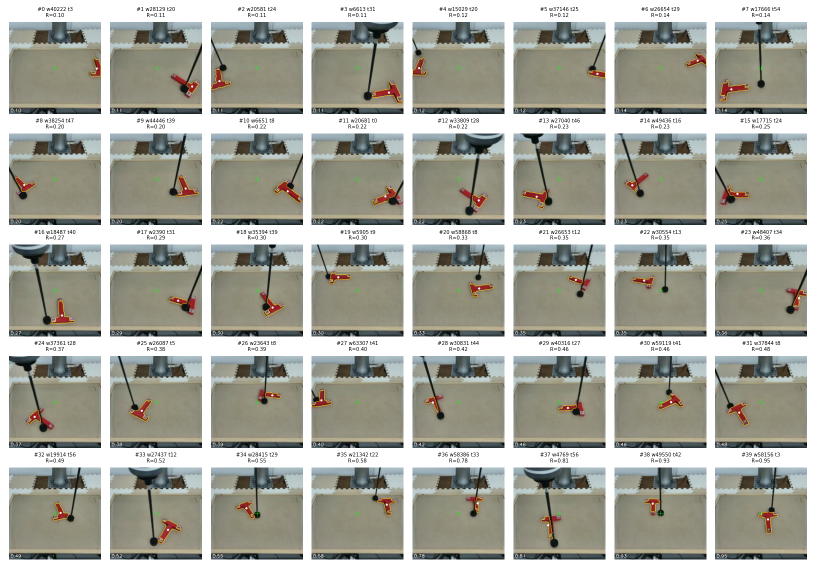
#> input picture dreamerv4uwm/planning/experiments/study/config/inits/pushT_curated.png, 1632 x 1140 px (shown at 1/2 size); its folder holds only this picture in this run
$ python -i reward.py   (imports and definitions only)
#> lines starting #> are read from the running program, lines starting #| are printed output that depends on the picture; after the words box and inside, x2 and y2 are one past the last pixel; in counts of white or black regions, pixels touching at a corner belong together
"""Reward Models for Planning with MCTS

Contract
--------
A reward function maps a batch of latent **states** to scalar rewards::

    reward_fn(z) -> r            z: (..., N_lat, D_lat)  ->  r: (...)

i.e. it reduces the two trailing latent dims and preserves all leading (batch /
time) dims. The planner calls it on imagined horizon states ``(B, H, N_lat,
D_lat)`` and gets per-frame rewards ``(B, H)``.

Two families here (for now):

* **Latent** rewards (``GoalLatentReward``) — cheap, but latent L2 to a goal is a
  weak, uninformative signal (using DINO encoder would certainly be better).
* **Pixel / task** rewards (``TCenterReward``) — decode the latent to an image
  and score the *task* directly. For the real-robot pushT scene this segments
  the red **T** and rewards it being **centered** (orientation is intentionally
  ignored). Much more informative than latent L2; the price is a tokenizer
  ``decode`` per evaluated state.
"""

from __future__ import annotations

from contextlib import nullcontext
from typing import Callable, Optional, Protocol, Tuple, Union, runtime_checkable

import numpy as np
import torch
import torch.nn.functional as Fnn

try:
    import cv2
except Exception:  # pragma: no cover - only the pixel/task rewards need it
    cv2 = None


# ===========================================================================
# Template Reward Model
# ===========================================================================

@runtime_checkable
class RewardModel(Protocol):
    """The contract a reward must satisfy to plug into the planner.

    A reward maps a batch of latent **states** to scalar rewards: it reduces the
    two trailing latent dims and preserves every leading (batch / time) dim::

        reward(z) -> r      z: (..., N_lat, D_lat)  ->  r: (...)

    Requirements on the output ``r``:
      * a **float** ``torch.Tensor`` of shape exactly ``z.shape[:-2]``;
      * on ``z.device`` (the search builds a discount tensor on ``r.device``
        and multiplies element-wise).

    The planner evaluates it on ``(B, 1, N, D)`` terminal states (expansion) and
    on ``(M, H, N, D)`` rollouts (simulation), so it must accept arbitrary
    leading dims. Reward *scale* is free — the search only compares and
    accumulates rewards — but keeping it roughly O(1) per frame keeps the UCB
    exploration constant ``c_ucb`` meaningful.

    This is a structural ``Protocol``: any object with a matching ``__call__``
    plugs in (a plain function via :class:`CallableReward`, an ``nn.Module``, a
    decode-then-score object like :class:`TCenterReward`, ...). It exists to
    document the contract and to allow ``isinstance(obj, RewardModel)`` checks.
    """

    def __call__(self, z: torch.Tensor) -> torch.Tensor: ...


# ===========================================================================
# Callable Reward
# ===========================================================================

RewardFn = Callable[[torch.Tensor], torch.Tensor]

class CallableReward:
    """Adapt a plain ``z -> r`` callable (e.g. a decoded-pixel scorer) to the
    reward contract, so arbitrary user functions drop into the planner."""

    def __init__(self, fn: RewardFn):
        self.fn = fn

    def __call__(self, z: torch.Tensor) -> torch.Tensor:
        return self.fn(z)


# ===========================================================================
# Zero Reward
# ===========================================================================

class ZeroReward:
    """Reward is the null function.
    Use for pure world-model exploration / debugging the search."""

    def __call__(self, z: torch.Tensor) -> torch.Tensor:
        return z.new_zeros(z.shape[:-2])


# ===========================================================================
# Goal Latent Reward
# ===========================================================================

class GoalLatentReward:
    """Negative distance from each state's latent to a fixed **goal latent**.

    ``r(z) = -dist(z, goal) / scale``. With ``metric='l2'`` the distance is the
    mean-squared error over the ``(N_lat, D_lat)`` latent grid (so the scale is
    comparable across token counts); ``metric='cosine'`` uses ``1 - cos`` over
    the flattened latent. ``scale`` just rescales reward magnitude so the
    exploration constant in the search has a sane range.

    The goal is whatever clean latent you hand it — e.g. a target frame the
    robot should reach. Basic by design; replace with a learned critic later.
    """

    # [19 lines left out: functions __init__, __call__, not called in this run]


# ===========================================================================
# pushT pixel reward - red T "centered"
# ===========================================================================

def _red_mask(hsv, s_min, v_min, hue_lo, hue_hi):
    """Binary mask of saturated-red pixels (two hue bands around 0 / 180)."""
    lo1 = np.array([0, s_min, v_min], np.uint8);  hi1 = np.array([hue_lo, 255, 255], np.uint8)
    lo2 = np.array([hue_hi, s_min, v_min], np.uint8); hi2 = np.array([180, 255, 255], np.uint8)
    return cv2.inRange(hsv, lo1, hi1) | cv2.inRange(hsv, lo2, hi2)

# [12 lines left out: function score_loc, not called in this run]

def score_t_centered(
    rgb: np.ndarray,                       # (H, W, 3) uint8 RGB
    *,
    center_xy: Tuple[float, float] = (0.5, 0.5),   # target, normalized image coords
    sigma: float = 0.25,                   # center-Gaussian width (normalized)
    s_min: int = 90, v_min: int = 60,      # red HSV gates
    hue_lo: int = 12, hue_hi: int = 168,
    min_area_frac: float = 0.0015,         # reject specks / "T vanished"
    floor: float = 0.0,
    open_ksize: int = 3,
) -> Tuple[float, dict]:
    """Score how well the red **T** is *centered* in one frame.

    Segment the red T (largest red connected component), then score purely by how
    close its centroid is to ``center_xy``::

        score = exp(-(1/2) (d/sigma)²),   d = normalized distance from centroid to target

    (1 at the target, 0 far away). Orientation / uprightness is intentionally
    ignored — we only care that the T is centered.

    Returns ``(score, debug)``; ``score`` in ``[floor, 1]``, or ``floor`` if no T
    is found. ``debug`` holds the mask / centroid for :func:`annotate_t`.
    """
#> called with center_xy = (0.5, 0.5), sigma = 0.25, s_min = 90, v_min = 60, hue_lo = 12, hue_hi = 168, min_area_frac = 0.0015, floor = 0
    if cv2 is None:
        raise ImportError("score_t_centered needs opencv-python (cv2).")
    H, W = rgb.shape[:2]
#> H = 1140; W = 1632
    hsv = cv2.cvtColor(rgb, cv2.COLOR_RGB2HSV)
#> hsv: shape (1140, 1632, 3); mean H, S, V 32.8, 31.4, 169.7
    mask = _red_mask(hsv, s_min, v_min, hue_lo, hue_hi)
#> in _red_mask, `return cv2.inRange(hsv, lo1, hi1) | cv2.inRange(hsv, lo2, hi2)`:
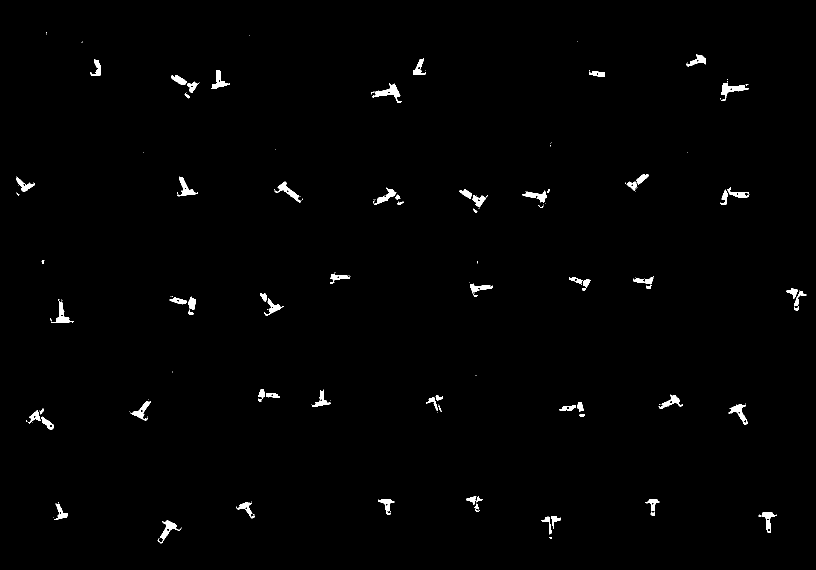
#> returned value: shape (1140, 1632) (shown at 1/2 size); 0.98% white; 195 white regions (126 under 20 px), largest, box (x1, y1, x2, y2) and area: (745, 166, 804, 205) 726, (1442, 165, 1497, 201) 649, (317, 1041, 361, 1087) 569
    if open_ksize:
        mask = cv2.morphologyEx(mask, cv2.MORPH_OPEN,
                                np.ones((open_ksize, open_ksize), np.uint8))
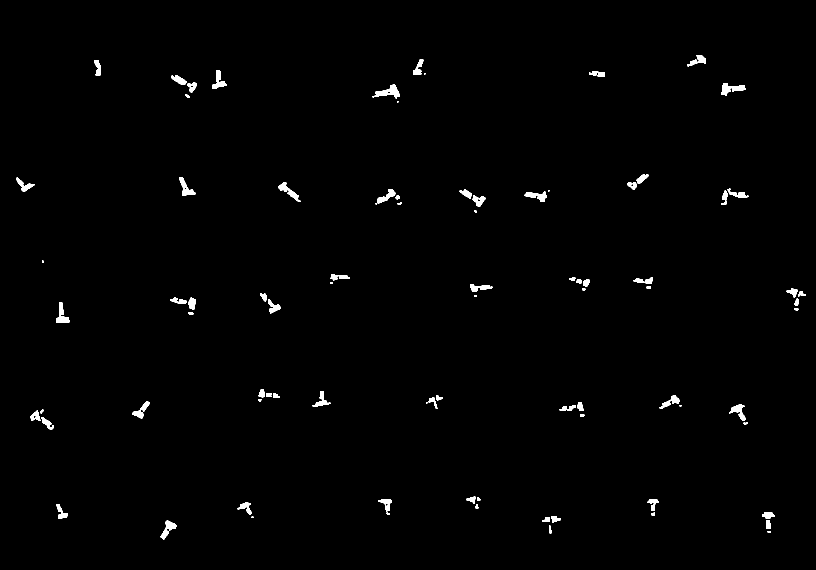
#> mask: shape (1140, 1632) (shown at 1/2 size); 0.9% white; 90 white regions (11 under 20 px), largest, box (x1, y1, x2, y2) and area: (749, 169, 800, 197) 667, (1443, 166, 1491, 192) 599, (556, 364, 601, 404) 522
    n, lab, stats, cent = cv2.connectedComponentsWithStats(mask)
#> lab: shape (1140, 1632) int32; 91 distinct labels, from 0 to 90
#> n = 91; stats = 91 rows, first 6: [0, 0, 1632, 1140, 1843757], [1393, 110, 19, 18, 231], [826, 119, 21, 30, 316], [1374, 119, 21, 14, 142], [189, 120, 12, 31, 259], [424, 140, 30, 38, 467]; cent = 91 pairs, first value 48.31 to 1602.6, second value 118 to 1063
    dbg = dict(found=False, score=floor, center=0.0, area=0)
    if n <= 1:
        return floor, dbg
    i = 1 + int(np.argmax(stats[1:, cv2.CC_STAT_AREA]))
#> i = 11
    area = int(stats[i, cv2.CC_STAT_AREA])
#> area = 667
    if area < min_area_frac * H * W:
        return floor, {**dbg, "area": area}

    cx, cy = float(cent[i][0]), float(cent[i][1])
    # d = float(np.hypot(cx / W - center_xy[0], cy / H - center_xy[1]))
    # center = float(np.exp(-0.5 * (d / sigma) ** 2))
    center = score_loc((cx / W, cy / H), center_xy=center_xy, sigma=sigma)

    comp = (lab == i).astype(np.uint8)
    score = center
    dbg = dict(found=True, score=float(score), center=center,
               area=area, centroid=(cx, cy), mask=comp)
    return float(score), dbg


# [17 lines left out: functions _t_axis_theta, _axis_alignment, not called in this run]


def score_t_centered_straight(
    rgb: np.ndarray,                       # (H, W, 3) uint8 RGB
    *,
    center_xy: Tuple[float, float] = (0.5, 0.5),   # target centroid, normalized
    sigma: float = 0.25,                   # center-Gaussian width (normalized)
    target_theta_deg: float = 90.0,        # upright T axis; +/-90 == vertical
    sigma_theta_deg: float = 20.0,         # orientation tolerance (std, degrees)
    w_center: float = 0.5,                 # weights for combine="weighted_sum"
    w_orient: float = 0.5,
    combine: str = "product",              # "product" (straight AND centered) | "weighted_sum"
    floor: float = 0.0,
    **seg_kwargs,                          # forwarded to score_t_centered (s_min, v_min, min_area_frac, ...)
) -> Tuple[float, dict]:
    """Score how well the red **T** is BOTH *centered* and *straight* (axis-aligned).

    Two sub-scores in ``[0, 1]``::

        center = exp(-1/2 (d / sigma)^2)                 # centroid distance to center_xy
        orient = exp(-1/2 (dtheta / sigma_theta)^2)      # axis distance to target_theta_deg

    ``center`` is exactly :func:`score_t_centered`; ``orient`` peaks when the T's
    principal axis matches ``target_theta_deg`` (measured mod 180 deg, so +90 and -90
    are the same upright axis — an upside-down T scores the SAME as an upright one; use
    :func:`score_t_centered_angle` if you need to tell them apart). They combine
    multiplicatively by default (reward high only when *both* hold);
    ``combine="weighted_sum"`` uses ``w_center``/``w_orient`` (auto-normalised) instead.

    Returns ``(score, debug)``; ``score`` in ``[floor, 1]``, or ``floor`` if no T is
    found. ``debug`` adds ``theta`` (rad), ``theta_deg``, and ``orient`` to what
    :func:`score_t_centered` returns, so :func:`annotate_t` still works.

    **Convention note.** ``target_theta_deg=90`` assumes the upright T's principal axis
    is vertical. If your decoded upright T reads a different angle, decode one
    known-good frame, print ``debug['theta_deg']``, and set ``target_theta_deg`` to it.
    """
    center, dbg = score_t_centered(rgb, center_xy=center_xy, sigma=sigma,
                                   floor=floor, **seg_kwargs)
#> center = 0; dbg = {'found': False, 'score': 0, 'center': 0, 'area': 667}
    if not dbg.get("found"):
        return floor, {**dbg, "orient": 0.0, "theta": float("nan"),
                       "theta_deg": float("nan")}
    theta = _t_axis_theta(dbg["mask"])
    orient = _axis_alignment(theta, np.deg2rad(target_theta_deg), np.deg2rad(sigma_theta_deg))
    if combine == "weighted_sum":
        wsum = w_center + w_orient
        score = (w_center * center + w_orient * orient) / (wsum if wsum > 0 else 1.0)
    else:  # "product": straight AND centered
        score = center * orient
    score = max(float(floor), float(score))
    dbg = {**dbg, "center": float(center), "orient": float(orient),
           "theta": float(theta), "theta_deg": float(np.degrees(theta)),
           "score": score}
    return score, dbg


# [109 lines left out: functions _t_heading, _heading_alignment, score_t_centered_angle, annotate_t, not called in this run]


class TCenterReward:
    """Reward the red pushT **T** being *centered* (pixel space).

    Plugs into the planner's reward contract: ``__call__(z) -> r`` over latent
    states ``(..., N_lat, D_lat)``. It **decodes** each latent to an image and
    scores it with :func:`score_t_centered`. Pass either a ``decode_fn``
    (``lat (M,1,N,D) -> img (M,1,3,H,W) in [0,1]``) or a ``tokenizer`` (its
    ``decode`` is used under bf16 autocast). Extra keyword args are forwarded to
    :func:`score_t_centered` (``center_xy``, ``sigma``, ``s_min``, ``v_min``,
    ``min_area_frac``, ...).

    Note: one tokenizer ``decode`` per evaluated state — the dominant planning
    cost. Keep the tree modest, or evaluate fewer frames.
    """

    # [21 lines left out: functions __init__, _decode, not called in this run]

    def _rgb_batch(self, lat: torch.Tensor) -> np.ndarray:     # (m,1,N,D) -> (m,H,W,3) uint8
        imgs = self._decode(lat)[:, 0]                          # (m,3,H,W)
        return (imgs.permute(0, 2, 3, 1).clamp(0, 1) * 255).to(torch.uint8).cpu().numpy()

    # [17 lines left out: functions __call__, score_latent, not called in this run]


class TCenterStraightReward(TCenterReward):
    """Reward the red pushT **T** being BOTH *centered* and *straight* (axis-aligned).

    Extends :class:`TCenterReward` — identical decode plumbing — but scores each decoded
    frame with :func:`score_t_centered_straight`, which multiplies the centering score by
    an orientation score that peaks when the T's principal axis matches
    ``target_theta_deg`` (default 90 deg = vertical). Orientation is axis-only, so an
    upright and an upside-down T score the **same**; use :class:`TCenterAngleReward` when
    you need to reward upright specifically.

    The constructor is inherited: pass a ``decode_fn`` or ``tokenizer`` plus any of
    :func:`score_t_centered_straight`'s keyword args (``center_xy``, ``sigma``,
    ``target_theta_deg``, ``sigma_theta_deg``, ``w_center``, ``w_orient``, ``combine``,
    and the segmentation gates). One tokenizer ``decode`` per evaluated state, same cost
    as :class:`TCenterReward`.
    """

    # [17 lines left out: functions __call__, score_latent, not called in this run]


class TCenterAngleReward(TCenterReward):
    """Reward the red pushT **T** being *centered* and **upright** (not upside-down).

    Like :class:`TCenterStraightReward`, but the orientation term uses the T's **full
    heading** (:func:`score_t_centered_angle`), so a flipped (upside-down) T is penalised
    rather than scoring the same as an upright one. Reward is maximal only when the T is
    both centred and pointing the upright way (crossbar toward ``target_heading_deg``,
    default -90 deg = up in image coordinates).

    The constructor is inherited: pass a ``decode_fn`` or ``tokenizer`` plus any of
    :func:`score_t_centered_angle`'s keyword args (``center_xy``, ``sigma``,
    ``target_heading_deg``, ``sigma_heading_deg``, ``w_center``, ``w_orient``,
    ``combine``, and the segmentation gates). One tokenizer ``decode`` per evaluated
    state, same cost as :class:`TCenterReward`.
    """

    # [17 lines left out: functions __call__, score_latent, not called in this run]

# ===========================================================================
# task-agnostic: distance to a goal in a frozen DINO embedding space
# ===========================================================================

_IMAGENET_MEAN = (0.485, 0.456, 0.406)
_IMAGENET_STD = (0.229, 0.224, 0.225)


# [11 lines left out: function load_dino, not called in this run]


# [170 lines that did not run here, left out]

>>> import cv2
>>> picture = cv2.cvtColor(cv2.imread('experiments/study/config/inits/pushT_curated.png'), cv2.COLOR_BGR2RGB)
>>> result = score_t_centered_straight(picture)
